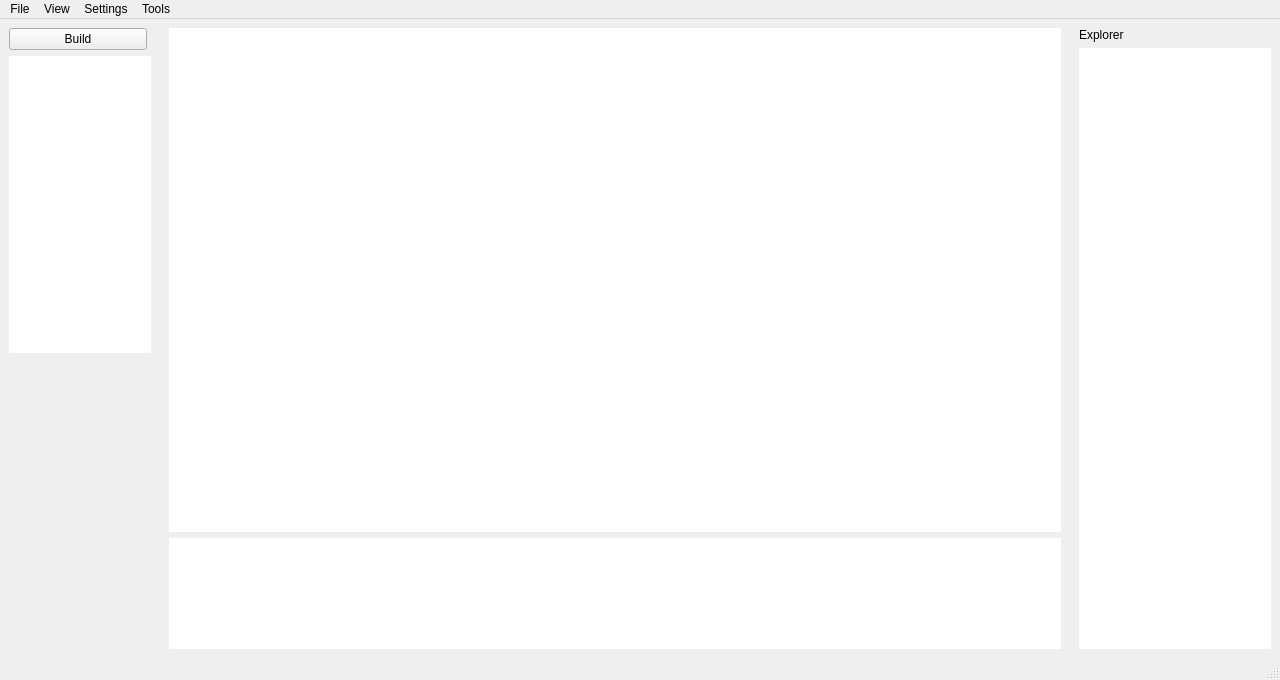
<?xml version="1.0" encoding="UTF-8"?>
<ui version="4.0">
 <class>TorielWindow</class>
 <widget class="QMainWindow" name="TorielWindow">
  <property name="geometry">
   <rect>
    <x>0</x>
    <y>0</y>
    <width>1280</width>
    <height>680</height>
   </rect>
  </property>
  <property name="sizePolicy">
   <sizepolicy hsizetype="Expanding" vsizetype="Expanding">
    <horstretch>0</horstretch>
    <verstretch>0</verstretch>
   </sizepolicy>
  </property>
  <property name="windowTitle">
   <string>Toriel IDE</string>
  </property>
  <property name="windowIcon">
   <iconset>
    <normaloff>bin/assets/icon/toriel.ico</normaloff>bin/assets/icon/toriel.ico</iconset>
  </property>
  <property name="styleSheet">
   <string notr="true"/>
  </property>
  <widget class="QWidget" name="centralwidget">
   <property name="enabled">
    <bool>true</bool>
   </property>
   <property name="sizePolicy">
    <sizepolicy hsizetype="Expanding" vsizetype="Expanding">
     <horstretch>0</horstretch>
     <verstretch>0</verstretch>
    </sizepolicy>
   </property>
   <property name="minimumSize">
    <size>
     <width>480</width>
     <height>240</height>
    </size>
   </property>
   <property name="layoutDirection">
    <enum>Qt::LayoutDirection::LeftToRight</enum>
   </property>
   <property name="styleSheet">
    <string notr="true"/>
   </property>
   <layout class="QHBoxLayout" name="horizontalLayout_2">
    <property name="spacing">
     <number>0</number>
    </property>
    <property name="leftMargin">
     <number>0</number>
    </property>
    <property name="topMargin">
     <number>0</number>
    </property>
    <property name="rightMargin">
     <number>0</number>
    </property>
    <property name="bottomMargin">
     <number>0</number>
    </property>
    <item>
     <widget class="QFrame" name="Button_Container">
      <property name="enabled">
       <bool>true</bool>
      </property>
      <property name="sizePolicy">
       <sizepolicy hsizetype="Preferred" vsizetype="Preferred">
        <horstretch>0</horstretch>
        <verstretch>0</verstretch>
       </sizepolicy>
      </property>
      <property name="minimumSize">
       <size>
        <width>120</width>
        <height>0</height>
       </size>
      </property>
      <property name="maximumSize">
       <size>
        <width>160</width>
        <height>16777215</height>
       </size>
      </property>
      <layout class="QVBoxLayout" name="verticalLayout_3">
       <item>
        <widget class="QPushButton" name="BuildAndRun">
         <property name="sizePolicy">
          <sizepolicy hsizetype="Fixed" vsizetype="Maximum">
           <horstretch>0</horstretch>
           <verstretch>0</verstretch>
          </sizepolicy>
         </property>
         <property name="minimumSize">
          <size>
           <width>138</width>
           <height>0</height>
          </size>
         </property>
         <property name="maximumSize">
          <size>
           <width>138</width>
           <height>27</height>
          </size>
         </property>
         <property name="sizeIncrement">
          <size>
           <width>0</width>
           <height>0</height>
          </size>
         </property>
         <property name="text">
          <string>Build</string>
         </property>
         <property name="icon">
          <iconset theme="QIcon::ThemeIcon::MediaPlaybackStart"/>
         </property>
         <property name="shortcut">
          <string>Ctrl+R</string>
         </property>
        </widget>
       </item>
       <item>
        <widget class="QTreeView" name="directory_view">
         <property name="minimumSize">
          <size>
           <width>138</width>
           <height>0</height>
          </size>
         </property>
         <property name="styleSheet">
          <string notr="true">QTreeView {
border-radius: 0px;
}</string>
         </property>
        </widget>
       </item>
       <item>
        <spacer name="verticalSpacer">
         <property name="orientation">
          <enum>Qt::Orientation::Vertical</enum>
         </property>
         <property name="sizeHint" stdset="0">
          <size>
           <width>20</width>
           <height>40</height>
          </size>
         </property>
        </spacer>
       </item>
      </layout>
     </widget>
    </item>
    <item>
     <widget class="QWidget" name="Editor_Containers" native="true">
      <layout class="QVBoxLayout" name="verticalLayout_5">
       <item>
        <widget class="QPlainTextEdit" name="code_field">
         <property name="sizePolicy">
          <sizepolicy hsizetype="Expanding" vsizetype="Expanding">
           <horstretch>0</horstretch>
           <verstretch>0</verstretch>
          </sizepolicy>
         </property>
         <property name="minimumSize">
          <size>
           <width>0</width>
           <height>0</height>
          </size>
         </property>
         <property name="maximumSize">
          <size>
           <width>16777215</width>
           <height>16777215</height>
          </size>
         </property>
         <property name="styleSheet">
          <string notr="true">QPlainTextEdit {
	border-radius: 0px;
}</string>
         </property>
         <property name="horizontalScrollBarPolicy">
          <enum>Qt::ScrollBarPolicy::ScrollBarAsNeeded</enum>
         </property>
         <property name="lineWrapMode">
          <enum>QPlainTextEdit::LineWrapMode::NoWrap</enum>
         </property>
         <property name="plainText">
          <string notr="true"/>
         </property>
         <property name="tabStopDistance">
          <double>30.000000000000000</double>
         </property>
        </widget>
       </item>
       <item>
        <widget class="QPlainTextEdit" name="terminal">
         <property name="sizePolicy">
          <sizepolicy hsizetype="Expanding" vsizetype="Fixed">
           <horstretch>0</horstretch>
           <verstretch>0</verstretch>
          </sizepolicy>
         </property>
         <property name="maximumSize">
          <size>
           <width>16777215</width>
           <height>111</height>
          </size>
         </property>
         <property name="styleSheet">
          <string notr="true">QPlainTextEdit {
border-radius: 0px;
}</string>
         </property>
        </widget>
       </item>
      </layout>
     </widget>
    </item>
    <item>
     <widget class="QWidget" name="Extras_Container" native="true">
      <property name="sizePolicy">
       <sizepolicy hsizetype="Fixed" vsizetype="Preferred">
        <horstretch>0</horstretch>
        <verstretch>0</verstretch>
       </sizepolicy>
      </property>
      <property name="maximumSize">
       <size>
        <width>210</width>
        <height>16777215</height>
       </size>
      </property>
      <layout class="QVBoxLayout" name="verticalLayout_4">
       <item>
        <widget class="QLabel" name="explorer_label">
         <property name="text">
          <string>Explorer</string>
         </property>
        </widget>
       </item>
       <item>
        <widget class="QListView" name="explorer">
         <property name="styleSheet">
          <string notr="true">QListView {
border-radius: 0px;
}</string>
         </property>
        </widget>
       </item>
      </layout>
     </widget>
    </item>
   </layout>
  </widget>
  <widget class="QMenuBar" name="menubar">
   <property name="geometry">
    <rect>
     <x>0</x>
     <y>0</y>
     <width>1280</width>
     <height>25</height>
    </rect>
   </property>
   <property name="layoutDirection">
    <enum>Qt::LayoutDirection::LeftToRight</enum>
   </property>
   <property name="styleSheet">
    <string notr="true">QMenuBar::item::hover {
background-color: lighter;
}</string>
   </property>
   <widget class="QMenu" name="menuFile">
    <property name="title">
     <string>File</string>
    </property>
    <property name="icon">
     <iconset>
      <normaloff>bin/assets/menu-bar/folder-solid.svg</normaloff>bin/assets/menu-bar/folder-solid.svg</iconset>
    </property>
    <addaction name="actionNew_File_Ctrl_N"/>
    <addaction name="actionOpen_File_Ctrl_O"/>
    <addaction name="actionOpen_Folder"/>
    <addaction name="actionSave_File_Ctrl_S"/>
    <addaction name="actionClose_File"/>
    <addaction name="actionClose_Project"/>
   </widget>
   <widget class="QMenu" name="menuSettings">
    <property name="title">
     <string>Settings</string>
    </property>
    <property name="icon">
     <iconset>
      <normaloff>bin/assets/menu-bar/gear-solid.svg</normaloff>bin/assets/menu-bar/gear-solid.svg</iconset>
    </property>
    <addaction name="actionChoose_Theme"/>
    <addaction name="actionReload_Theme"/>
    <addaction name="separator"/>
    <addaction name="actionGPC_Docs"/>
    <addaction name="actionToriel_Docs"/>
    <addaction name="actionRepository"/>
    <addaction name="separator"/>
   </widget>
   <widget class="QMenu" name="menuView">
    <property name="title">
     <string>View</string>
    </property>
    <property name="icon">
     <iconset>
      <normaloff>bin/assets/menu-bar/magnifying-glass-solid.svg</normaloff>bin/assets/menu-bar/magnifying-glass-solid.svg</iconset>
    </property>
    <addaction name="actionHide_Buttons"/>
    <addaction name="actionHide_Explorer"/>
    <addaction name="actionHide_Terminal"/>
   </widget>
   <widget class="QMenu" name="menuTools">
    <property name="geometry">
     <rect>
      <x>351</x>
      <y>115</y>
      <width>175</width>
      <height>116</height>
     </rect>
    </property>
    <property name="title">
     <string>Tools</string>
    </property>
    <property name="icon">
     <iconset>
      <normaloff>bin/assets/menu-bar/wrench-solid.svg</normaloff>bin/assets/menu-bar/wrench-solid.svg</iconset>
    </property>
    <addaction name="actionImage_Generator"/>
    <addaction name="separator"/>
    <addaction name="separator"/>
    <addaction name="actionStudio_Sync_FIx"/>
   </widget>
   <addaction name="menuFile"/>
   <addaction name="menuView"/>
   <addaction name="menuSettings"/>
   <addaction name="menuTools"/>
  </widget>
  <widget class="QStatusBar" name="statusbar"/>
  <action name="actionNew_File_Ctrl_N">
   <property name="text">
    <string>New File...</string>
   </property>
   <property name="shortcut">
    <string>Ctrl+N</string>
   </property>
  </action>
  <action name="actionOpen_File_Ctrl_O">
   <property name="text">
    <string>Open File...</string>
   </property>
   <property name="shortcut">
    <string>Ctrl+O</string>
   </property>
  </action>
  <action name="actionSave_File_Ctrl_S">
   <property name="text">
    <string>Save File</string>
   </property>
   <property name="shortcut">
    <string>Ctrl+S</string>
   </property>
  </action>
  <action name="actionChoose_Theme">
   <property name="text">
    <string>Choose Theme...</string>
   </property>
  </action>
  <action name="actionHide_Buttons">
   <property name="checkable">
    <bool>true</bool>
   </property>
   <property name="text">
    <string>Hide Buttons</string>
   </property>
  </action>
  <action name="actionHide_Explorer">
   <property name="checkable">
    <bool>true</bool>
   </property>
   <property name="text">
    <string>Hide Explorer</string>
   </property>
  </action>
  <action name="actionHide_Terminal">
   <property name="checkable">
    <bool>true</bool>
   </property>
   <property name="text">
    <string>Hide Terminal</string>
   </property>
  </action>
  <action name="actionGPC_Docs">
   <property name="text">
    <string>GPC Docs</string>
   </property>
  </action>
  <action name="actionToriel_Docs">
   <property name="text">
    <string>Toriel Docs</string>
   </property>
  </action>
  <action name="actionRepository">
   <property name="text">
    <string>Repository</string>
   </property>
  </action>
  <action name="actionOpen_Folder">
   <property name="text">
    <string>Open Folder...</string>
   </property>
   <property name="shortcut">
    <string>Ctrl+Shift+O</string>
   </property>
  </action>
  <action name="actionImage_Generator">
   <property name="text">
    <string>Image Generator</string>
   </property>
  </action>
  <action name="actionStudio_Sync_FIx">
   <property name="text">
    <string>Studio Sync FIx</string>
   </property>
  </action>
  <action name="actionClose_File">
   <property name="text">
    <string>Close File</string>
   </property>
   <property name="shortcut">
    <string>Ctrl+K</string>
   </property>
  </action>
  <action name="actionClose_Project">
   <property name="text">
    <string>Close Project</string>
   </property>
   <property name="shortcut">
    <string>Ctrl+Shift+K</string>
   </property>
  </action>
  <action name="actionReload_Theme">
   <property name="text">
    <string>Reload Theme</string>
   </property>
  </action>
 </widget>
 <resources/>
 <connections/>
</ui>
